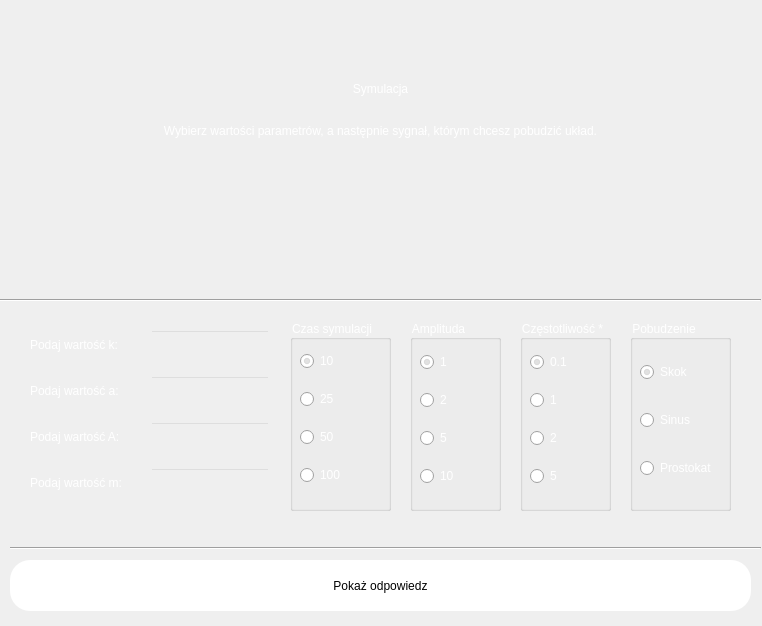
<?xml version="1.0" encoding="UTF-8"?>
<ui version="4.0">
 <class>Form</class>
 <widget class="QWidget" name="Form">
  <property name="geometry">
   <rect>
    <x>0</x>
    <y>0</y>
    <width>762</width>
    <height>626</height>
   </rect>
  </property>
  <property name="windowTitle">
   <string>Form</string>
  </property>
  <property name="styleSheet">
   <string notr="true"/>
  </property>
  <widget class="QWidget" name="widget" native="true">
   <property name="geometry">
    <rect>
     <x>0</x>
     <y>0</y>
     <width>761</width>
     <height>631</height>
    </rect>
   </property>
   <property name="styleSheet">
    <string notr="true">QWidget#widget
{

background-color: '#222333'
}</string>
   </property>
   <widget class="Line" name="line">
    <property name="geometry">
     <rect>
      <x>10</x>
      <y>540</y>
      <width>751</width>
      <height>16</height>
     </rect>
    </property>
    <property name="orientation">
     <enum>Qt::Horizontal</enum>
    </property>
   </widget>
   <widget class="QPushButton" name="OdpowiedzButton">
    <property name="geometry">
     <rect>
      <x>10</x>
      <y>560</y>
      <width>741</width>
      <height>51</height>
     </rect>
    </property>
    <property name="sizePolicy">
     <sizepolicy hsizetype="Maximum" vsizetype="Maximum">
      <horstretch>0</horstretch>
      <verstretch>0</verstretch>
     </sizepolicy>
    </property>
    <property name="maximumSize">
     <size>
      <width>800</width>
      <height>60</height>
     </size>
    </property>
    <property name="layoutDirection">
     <enum>Qt::LeftToRight</enum>
    </property>
    <property name="styleSheet">
     <string notr="true">border-radius:20px;
background-color:#ffffff</string>
    </property>
    <property name="text">
     <string>Pokaż odpowiedz</string>
    </property>
   </widget>
   <widget class="QLabel" name="imglabel">
    <property name="geometry">
     <rect>
      <x>3</x>
      <y>150</y>
      <width>751</width>
      <height>141</height>
     </rect>
    </property>
    <property name="text">
     <string/>
    </property>
    <property name="alignment">
     <set>Qt::AlignCenter</set>
    </property>
   </widget>
   <widget class="QLabel" name="label_4">
    <property name="geometry">
     <rect>
      <x>0</x>
      <y>120</y>
      <width>761</width>
      <height>21</height>
     </rect>
    </property>
    <property name="maximumSize">
     <size>
      <width>16777215</width>
      <height>40</height>
     </size>
    </property>
    <property name="styleSheet">
     <string notr="true">font: 10pt &quot;MS Shell Dlg 2&quot;;color:white</string>
    </property>
    <property name="text">
     <string>Wybierz wartości parametrów, a następnie sygnał, którym chcesz pobudzić układ.</string>
    </property>
    <property name="alignment">
     <set>Qt::AlignCenter</set>
    </property>
   </widget>
   <widget class="QLabel" name="label">
    <property name="geometry">
     <rect>
      <x>0</x>
      <y>60</y>
      <width>761</width>
      <height>57</height>
     </rect>
    </property>
    <property name="sizePolicy">
     <sizepolicy hsizetype="Expanding" vsizetype="Expanding">
      <horstretch>0</horstretch>
      <verstretch>0</verstretch>
     </sizepolicy>
    </property>
    <property name="maximumSize">
     <size>
      <width>2000</width>
      <height>100</height>
     </size>
    </property>
    <property name="layoutDirection">
     <enum>Qt::LeftToRight</enum>
    </property>
    <property name="styleSheet">
     <string notr="true">font: 28pt &quot;MS Shell Dlg 2&quot;;color:white</string>
    </property>
    <property name="text">
     <string>Symulacja</string>
    </property>
    <property name="alignment">
     <set>Qt::AlignCenter</set>
    </property>
   </widget>
   <widget class="Line" name="line_2">
    <property name="geometry">
     <rect>
      <x>0</x>
      <y>290</y>
      <width>761</width>
      <height>20</height>
     </rect>
    </property>
    <property name="orientation">
     <enum>Qt::Horizontal</enum>
    </property>
   </widget>
   <widget class="QWidget" name="verticalLayoutWidget">
    <property name="geometry">
     <rect>
      <x>150</x>
      <y>320</y>
      <width>121</width>
      <height>191</height>
     </rect>
    </property>
    <layout class="QVBoxLayout" name="verticalLayout_7">
     <item>
      <widget class="QLineEdit" name="kfield">
       <property name="maximumSize">
        <size>
         <width>120</width>
         <height>30</height>
        </size>
       </property>
       <property name="styleSheet">
        <string notr="true">color: white;
background-color:rgba(0, 0, 0,0)</string>
       </property>
       <property name="maxLength">
        <number>14</number>
       </property>
       <property name="cursorPosition">
        <number>0</number>
       </property>
       <property name="alignment">
        <set>Qt::AlignCenter</set>
       </property>
      </widget>
     </item>
     <item>
      <widget class="QLineEdit" name="afield">
       <property name="maximumSize">
        <size>
         <width>120</width>
         <height>30</height>
        </size>
       </property>
       <property name="styleSheet">
        <string notr="true">color:white;
background-color:rgba(0, 0, 0,0)</string>
       </property>
       <property name="maxLength">
        <number>14</number>
       </property>
       <property name="alignment">
        <set>Qt::AlignCenter</set>
       </property>
      </widget>
     </item>
     <item>
      <widget class="QLineEdit" name="Afield">
       <property name="maximumSize">
        <size>
         <width>120</width>
         <height>30</height>
        </size>
       </property>
       <property name="styleSheet">
        <string notr="true">color:white;
background-color:rgba(0, 0, 0,0)</string>
       </property>
       <property name="maxLength">
        <number>14</number>
       </property>
       <property name="alignment">
        <set>Qt::AlignCenter</set>
       </property>
      </widget>
     </item>
     <item>
      <widget class="QLineEdit" name="mfield">
       <property name="maximumSize">
        <size>
         <width>120</width>
         <height>30</height>
        </size>
       </property>
       <property name="styleSheet">
        <string notr="true">color:white;
background-color:rgba(0, 0, 0,0)</string>
       </property>
       <property name="maxLength">
        <number>14</number>
       </property>
       <property name="alignment">
        <set>Qt::AlignCenter</set>
       </property>
      </widget>
     </item>
    </layout>
   </widget>
   <widget class="QWidget" name="verticalLayoutWidget_2">
    <property name="geometry">
     <rect>
      <x>30</x>
      <y>320</y>
      <width>111</width>
      <height>191</height>
     </rect>
    </property>
    <layout class="QVBoxLayout" name="verticalLayout_8">
     <item>
      <widget class="QLabel" name="label_6">
       <property name="maximumSize">
        <size>
         <width>200</width>
         <height>30</height>
        </size>
       </property>
       <property name="styleSheet">
        <string notr="true">font: 8pt &quot;MS Shell Dlg 2&quot;;color:white</string>
       </property>
       <property name="text">
        <string>Podaj wartość k:</string>
       </property>
      </widget>
     </item>
     <item>
      <widget class="QLabel" name="label_9">
       <property name="sizePolicy">
        <sizepolicy hsizetype="Maximum" vsizetype="Maximum">
         <horstretch>0</horstretch>
         <verstretch>0</verstretch>
        </sizepolicy>
       </property>
       <property name="maximumSize">
        <size>
         <width>200</width>
         <height>30</height>
        </size>
       </property>
       <property name="styleSheet">
        <string notr="true">font: 8pt &quot;MS Shell Dlg 2&quot;;color:white</string>
       </property>
       <property name="text">
        <string>Podaj wartość a:</string>
       </property>
      </widget>
     </item>
     <item>
      <widget class="QLabel" name="label_7">
       <property name="sizePolicy">
        <sizepolicy hsizetype="Maximum" vsizetype="Maximum">
         <horstretch>0</horstretch>
         <verstretch>0</verstretch>
        </sizepolicy>
       </property>
       <property name="maximumSize">
        <size>
         <width>200</width>
         <height>30</height>
        </size>
       </property>
       <property name="styleSheet">
        <string notr="true">font: 8pt &quot;MS Shell Dlg 2&quot;;color:white</string>
       </property>
       <property name="text">
        <string>Podaj wartość A:</string>
       </property>
      </widget>
     </item>
     <item>
      <widget class="QLabel" name="label_8">
       <property name="sizePolicy">
        <sizepolicy hsizetype="Maximum" vsizetype="Maximum">
         <horstretch>0</horstretch>
         <verstretch>0</verstretch>
        </sizepolicy>
       </property>
       <property name="maximumSize">
        <size>
         <width>200</width>
         <height>30</height>
        </size>
       </property>
       <property name="styleSheet">
        <string notr="true">font: 8pt &quot;MS Shell Dlg 2&quot;;color:white</string>
       </property>
       <property name="text">
        <string>Podaj wartość m:</string>
       </property>
      </widget>
     </item>
    </layout>
   </widget>
   <widget class="QLabel" name="stabilnyLabel">
    <property name="geometry">
     <rect>
      <x>20</x>
      <y>510</y>
      <width>661</width>
      <height>31</height>
     </rect>
    </property>
    <property name="styleSheet">
     <string notr="true">font: 12pt &quot;MS Shell Dlg 2&quot;;color:red</string>
    </property>
    <property name="text">
     <string/>
    </property>
   </widget>
   <widget class="QGroupBox" name="pobudzenieBox">
    <property name="geometry">
     <rect>
      <x>630</x>
      <y>320</y>
      <width>101</width>
      <height>191</height>
     </rect>
    </property>
    <property name="styleSheet">
     <string notr="true">color:white</string>
    </property>
    <property name="title">
     <string>Pobudzenie</string>
    </property>
    <widget class="QWidget" name="verticalLayoutWidget_5">
     <property name="geometry">
      <rect>
       <x>10</x>
       <y>20</y>
       <width>81</width>
       <height>161</height>
      </rect>
     </property>
     <layout class="QVBoxLayout" name="verticalLayout_11">
      <item>
       <widget class="QRadioButton" name="radioskok">
        <property name="styleSheet">
         <string notr="true">checked{
    background-color: red;
}</string>
        </property>
        <property name="text">
         <string>Skok</string>
        </property>
        <property name="checked">
         <bool>true</bool>
        </property>
       </widget>
      </item>
      <item>
       <widget class="QRadioButton" name="radiosinus">
        <property name="styleSheet">
         <string notr="true">SinusRadio:checked{
    background-color: red;
}</string>
        </property>
        <property name="text">
         <string>Sinus</string>
        </property>
       </widget>
      </item>
      <item>
       <widget class="QRadioButton" name="radioprostokat">
        <property name="text">
         <string>Prostokat</string>
        </property>
       </widget>
      </item>
     </layout>
    </widget>
   </widget>
   <widget class="QGroupBox" name="timeBox">
    <property name="geometry">
     <rect>
      <x>290</x>
      <y>320</y>
      <width>101</width>
      <height>191</height>
     </rect>
    </property>
    <property name="styleSheet">
     <string notr="true">color:white</string>
    </property>
    <property name="title">
     <string>Czas symulacji</string>
    </property>
    <widget class="QWidget" name="verticalLayoutWidget_6">
     <property name="geometry">
      <rect>
       <x>10</x>
       <y>19</y>
       <width>81</width>
       <height>161</height>
      </rect>
     </property>
     <layout class="QVBoxLayout" name="verticalLayout_13">
      <item>
       <widget class="QRadioButton" name="radiotime10">
        <property name="text">
         <string>10</string>
        </property>
        <property name="checked">
         <bool>true</bool>
        </property>
       </widget>
      </item>
      <item>
       <widget class="QRadioButton" name="radiotime25">
        <property name="text">
         <string>25</string>
        </property>
       </widget>
      </item>
      <item>
       <widget class="QRadioButton" name="radiotime50">
        <property name="text">
         <string>50</string>
        </property>
        <property name="checkable">
         <bool>true</bool>
        </property>
        <property name="checked">
         <bool>false</bool>
        </property>
       </widget>
      </item>
      <item>
       <widget class="QRadioButton" name="radiotime100">
        <property name="text">
         <string>100</string>
        </property>
       </widget>
      </item>
     </layout>
    </widget>
   </widget>
   <widget class="QGroupBox" name="ampBox">
    <property name="geometry">
     <rect>
      <x>410</x>
      <y>320</y>
      <width>91</width>
      <height>191</height>
     </rect>
    </property>
    <property name="styleSheet">
     <string notr="true">color:white</string>
    </property>
    <property name="title">
     <string>Amplituda</string>
    </property>
    <widget class="QWidget" name="verticalLayoutWidget_7">
     <property name="geometry">
      <rect>
       <x>10</x>
       <y>20</y>
       <width>71</width>
       <height>161</height>
      </rect>
     </property>
     <layout class="QVBoxLayout" name="verticalLayout_14">
      <item>
       <widget class="QRadioButton" name="radioamp1">
        <property name="text">
         <string>1</string>
        </property>
        <property name="checked">
         <bool>true</bool>
        </property>
       </widget>
      </item>
      <item>
       <widget class="QRadioButton" name="radioamp2">
        <property name="text">
         <string>2</string>
        </property>
       </widget>
      </item>
      <item>
       <widget class="QRadioButton" name="radioamp5">
        <property name="text">
         <string>5</string>
        </property>
        <property name="checked">
         <bool>false</bool>
        </property>
       </widget>
      </item>
      <item>
       <widget class="QRadioButton" name="radioamp10">
        <property name="text">
         <string>10</string>
        </property>
       </widget>
      </item>
     </layout>
    </widget>
   </widget>
   <widget class="QGroupBox" name="freqBox">
    <property name="geometry">
     <rect>
      <x>520</x>
      <y>320</y>
      <width>91</width>
      <height>191</height>
     </rect>
    </property>
    <property name="styleSheet">
     <string notr="true">color:white
</string>
    </property>
    <property name="title">
     <string>Częstotliwość *</string>
    </property>
    <widget class="QWidget" name="verticalLayoutWidget_3">
     <property name="geometry">
      <rect>
       <x>10</x>
       <y>20</y>
       <width>71</width>
       <height>161</height>
      </rect>
     </property>
     <layout class="QVBoxLayout" name="verticalLayout_9">
      <item>
       <widget class="QRadioButton" name="radiof10">
        <property name="text">
         <string>0.1</string>
        </property>
        <property name="checked">
         <bool>true</bool>
        </property>
       </widget>
      </item>
      <item>
       <widget class="QRadioButton" name="radiof1100">
        <property name="text">
         <string>1</string>
        </property>
       </widget>
      </item>
      <item>
       <widget class="QRadioButton" name="radiof200">
        <property name="text">
         <string>2</string>
        </property>
       </widget>
      </item>
      <item>
       <widget class="QRadioButton" name="radiof500">
        <property name="text">
         <string>5</string>
        </property>
       </widget>
      </item>
     </layout>
    </widget>
   </widget>
  </widget>
 </widget>
 <resources>
  <include location="resource_schemat.qrc"/>
 </resources>
 <connections/>
</ui>
